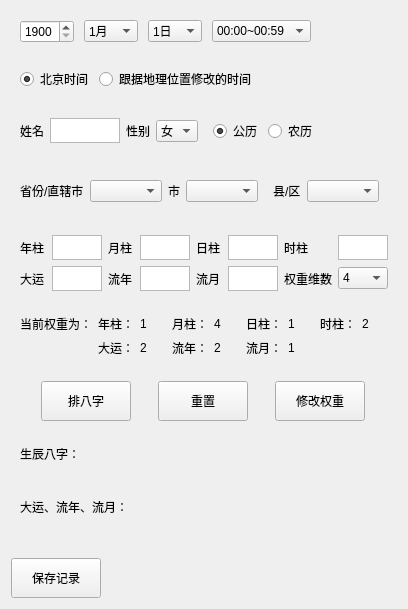
     <widget class="QWidget" name="widgetInput" native="true">
      <layout class="QVBoxLayout" name="verticalLayout_3">
       <item alignment="Qt::AlignLeft">
        <widget class="QWidget" name="widgetTime" native="true">
         <property name="maximumSize">
          <size>
           <width>16777215</width>
           <height>50</height>
          </size>
         </property>
         <layout class="QHBoxLayout" name="horizontalLayout_3">
          <property name="spacing">
           <number>10</number>
          </property>
          <item>
           <widget class="QSpinBox" name="spinYear">
            <property name="minimumSize">
             <size>
              <width>0</width>
              <height>0</height>
             </size>
            </property>
            <property name="minimum">
             <number>1900</number>
            </property>
            <property name="maximum">
             <number>2100</number>
            </property>
           </widget>
          </item>
          <item>
           <widget class="QComboBox" name="comboMonth">
            <item>
             <property name="text">
              <string>1月</string>
             </property>
            </item>
            <item>
             <property name="text">
              <string>2月</string>
             </property>
            </item>
            <item>
             <property name="text">
              <string>3月</string>
             </property>
            </item>
            <item>
             <property name="text">
              <string>4月</string>
             </property>
            </item>
            <item>
             <property name="text">
              <string>5月</string>
             </property>
            </item>
            <item>
             <property name="text">
              <string>6月</string>
             </property>
            </item>
            <item>
             <property name="text">
              <string>7月</string>
             </property>
            </item>
            <item>
             <property name="text">
              <string>8月</string>
             </property>
            </item>
            <item>
             <property name="text">
              <string>9月</string>
             </property>
            </item>
            <item>
             <property name="text">
              <string>10月</string>
             </property>
            </item>
            <item>
             <property name="text">
              <string>11月</string>
             </property>
            </item>
            <item>
             <property name="text">
              <string>12月</string>
             </property>
            </item>
           </widget>
          </item>
          <item>
           <widget class="QComboBox" name="comboDay">
            <item>
             <property name="text">
              <string>1日</string>
             </property>
            </item>
            <item>
             <property name="text">
              <string>2日</string>
             </property>
            </item>
            <item>
             <property name="text">
              <string>3日</string>
             </property>
            </item>
            <item>
             <property name="text">
              <string>4日</string>
             </property>
            </item>
            <item>
             <property name="text">
              <string>5日</string>
             </property>
            </item>
            <item>
             <property name="text">
              <string>6日</string>
             </property>
            </item>
            <item>
             <property name="text">
              <string>7日</string>
             </property>
            </item>
            <item>
             <property name="text">
              <string>8日</string>
             </property>
            </item>
            <item>
             <property name="text">
              <string>9日</string>
             </property>
            </item>
            <item>
             <property name="text">
              <string>10日</string>
             </property>
            </item>
            <item>
             <property name="text">
              <string>11日</string>
             </property>
            </item>
            <item>
             <property name="text">
              <string>12日</string>
             </property>
            </item>
            <item>
             <property name="text">
              <string>13日</string>
             </property>
            </item>
            <item>
             <property name="text">
              <string>14日</string>
             </property>
            </item>
            <item>
             <property name="text">
              <string>15日</string>
             </property>
            </item>
            <item>
             <property name="text">
              <string>16日</string>
             </property>
            </item>
            <item>
             <property name="text">
              <string>17日</string>
             </property>
            </item>
            <item>
             <property name="text">
              <string>18日</string>
             </property>
            </item>
            <item>
             <property name="text">
              <string>19日</string>
             </property>
            </item>
            <item>
             <property name="text">
              <string>20日</string>
             </property>
            </item>
            <item>
             <property name="text">
              <string>21日</string>
             </property>
            </item>
            <item>
             <property name="text">
              <string>22日</string>
             </property>
            </item>
            <item>
             <property name="text">
              <string>23日</string>
             </property>
            </item>
            <item>
             <property name="text">
              <string>24日</string>
             </property>
            </item>
            <item>
             <property name="text">
              <string>25日</string>
             </property>
            </item>
            <item>
             <property name="text">
              <string>26日</string>
             </property>
            </item>
            <item>
             <property name="text">
              <string>27日</string>
             </property>
            </item>
            <item>
             <property name="text">
              <string>28日</string>
             </property>
            </item>
            <item>
             <property name="text">
              <string>29日</string>
             </property>
            </item>
            <item>
             <property name="text">
              <string>30日</string>
             </property>
            </item>
            <item>
             <property name="text">
              <string>31日</string>
             </property>
            </item>
           </widget>
          </item>
          <item>
           <widget class="QComboBox" name="comboTime">
            <item>
             <property name="text">
              <string>00:00~00:59</string>
             </property>
            </item>
            <item>
             <property name="text">
              <string>01:00~01:59</string>
             </property>
            </item>
            <item>
             <property name="text">
              <string>02:00~02:59</string>
             </property>
            </item>
            <item>
             <property name="text">
              <string>03:00~03:59</string>
             </property>
            </item>
            <item>
             <property name="text">
              <string>04:00~04:59</string>
             </property>
            </item>
            <item>
             <property name="text">
              <string>05:00~05:59</string>
             </property>
            </item>
            <item>
             <property name="text">
              <string>06:00~06:59</string>
             </property>
            </item>
            <item>
             <property name="text">
              <string>07:00~07:59</string>
             </property>
            </item>
            <item>
             <property name="text">
              <string>08:00~08:59</string>
             </property>
            </item>
            <item>
             <property name="text">
              <string>09:00~09:59</string>
             </property>
            </item>
            <item>
             <property name="text">
              <string>10:00~10:59</string>
             </property>
            </item>
            <item>
             <property name="text">
              <string>11:00~12:59</string>
             </property>
            </item>
            <item>
             <property name="text">
              <string>13:00~13:59</string>
             </property>
            </item>
            <item>
             <property name="text">
              <string>14:00~14:59</string>
             </property>
            </item>
            <item>
             <property name="text">
              <string>15:00~15:59</string>
             </property>
            </item>
            <item>
             <property name="text">
              <string>16:00~16:59</string>
             </property>
            </item>
            <item>
             <property name="text">
              <string>17:00~17:59</string>
             </property>
            </item>
            <item>
             <property name="text">
              <string>18:00~18:59</string>
             </property>
            </item>
            <item>
             <property name="text">
              <string>19:00~19:59</string>
             </property>
            </item>
            <item>
             <property name="text">
              <string>20:00~20:59</string>
             </property>
            </item>
            <item>
             <property name="text">
              <string>21:00~21:59</string>
             </property>
            </item>
            <item>
             <property name="text">
              <string>22:00~22:59</string>
             </property>
            </item>
            <item>
             <property name="text">
              <string>23:00~23:59</string>
             </property>
            </item>
           </widget>
          </item>
         </layout>
        </widget>
       </item>
       <item alignment="Qt::AlignLeft">
        <widget class="QWidget" name="widgetStandardTime" native="true">
         <layout class="QHBoxLayout" name="horizontalLayout_10">
          <item>
           <widget class="QRadioButton" name="radBtnBeiJingTime">
            <property name="text">
             <string>北京时间</string>
            </property>
            <property name="checked">
             <bool>true</bool>
            </property>
           </widget>
          </item>
          <item>
           <widget class="QRadioButton" name="radBtnZoneTime">
            <property name="text">
             <string>跟据地理位置修改的时间</string>
            </property>
           </widget>
          </item>
         </layout>
        </widget>
       </item>
       <item alignment="Qt::AlignLeft">
        <widget class="QWidget" name="widgetName" native="true">
         <property name="maximumSize">
          <size>
           <width>16777215</width>
           <height>50</height>
          </size>
         </property>
         <layout class="QHBoxLayout" name="horizontalLayout_4">
          <item>
           <widget class="QLabel" name="labelName">
            <property name="text">
             <string>姓名</string>
            </property>
           </widget>
          </item>
          <item>
           <widget class="QTextEdit" name="editName">
            <property name="maximumSize">
             <size>
              <width>70</width>
              <height>25</height>
             </size>
            </property>
           </widget>
          </item>
          <item>
           <widget class="QLabel" name="labelSex">
            <property name="text">
             <string>性别</string>
            </property>
           </widget>
          </item>
          <item>
           <widget class="QComboBox" name="comboSex">
            <item>
             <property name="text">
              <string>女</string>
             </property>
            </item>
            <item>
             <property name="text">
              <string>男</string>
             </property>
            </item>
           </widget>
          </item>
          <item>
           <widget class="QWidget" name="widgetIsLunar" native="true">
            <property name="maximumSize">
             <size>
              <width>16777215</width>
              <height>50</height>
             </size>
            </property>
            <layout class="QHBoxLayout" name="horizontalLayout_5">
             <item>
              <widget class="QRadioButton" name="radBtnSolar">
               <property name="text">
                <string>公历</string>
               </property>
               <property name="checked">
                <bool>true</bool>
               </property>
              </widget>
             </item>
             <item>
              <widget class="QRadioButton" name="radBtnLunar">
               <property name="text">
                <string>农历</string>
               </property>
              </widget>
             </item>
            </layout>
           </widget>
          </item>
         </layout>
        </widget>
       </item>
       <item alignment="Qt::AlignLeft">
        <widget class="QWidget" name="widgetProvince" native="true">
         <layout class="QHBoxLayout" name="horizontalLayout_7">
          <item>
           <widget class="QLabel" name="label_5">
            <property name="text">
             <string>省份/直辖市</string>
            </property>
           </widget>
          </item>
          <item>
           <widget class="QComboBox" name="comboProvince"/>
          </item>
          <item>
           <widget class="QLabel" name="label_6">
            <property name="text">
             <string>市</string>
            </property>
           </widget>
          </item>
          <item>
           <widget class="QComboBox" name="comboCity"/>
          </item>
          <item>
           <widget class="QWidget" name="widgetCounty" native="true">
            <layout class="QHBoxLayout" name="horizontalLayout_9">
             <item>
              <widget class="QLabel" name="label_7">
               <property name="text">
                <string>县/区</string>
               </property>
              </widget>
             </item>
             <item>
              <widget class="QComboBox" name="comboCounty"/>
             </item>
            </layout>
           </widget>
          </item>
         </layout>
        </widget>
       </item>
       <item>
        <widget class="QWidget" name="widgetWeights" native="true">
         <property name="maximumSize">
          <size>
           <width>16777215</width>
           <height>16777208</height>
          </size>
         </property>
         <layout class="QGridLayout" name="gridLayout_2">
          <item row="0" column="4">
           <widget class="QLabel" name="label_10">
            <property name="text">
             <string>日柱</string>
            </property>
           </widget>
          </item>
          <item row="1" column="4">
           <widget class="QLabel" name="label_14">
            <property name="text">
             <string>流月</string>
            </property>
           </widget>
          </item>
          <item row="1" column="2">
           <widget class="QLabel" name="label_13">
            <property name="text">
             <string>流年</string>
            </property>
           </widget>
          </item>
          <item row="0" column="7">
           <widget class="QTextEdit" name="editHourWeight">
            <property name="maximumSize">
             <size>
              <width>50</width>
              <height>25</height>
             </size>
            </property>
            <property name="html">
             <string>&lt;!DOCTYPE HTML PUBLIC &quot;-//W3C//DTD HTML 4.0//EN&quot; &quot;http://www.w3.org/TR/REC-html40/strict.dtd&quot;&gt;
&lt;html&gt;&lt;head&gt;&lt;meta name=&quot;qrichtext&quot; content=&quot;1&quot; /&gt;&lt;style type=&quot;text/css&quot;&gt;
p, li { white-space: pre-wrap; }
&lt;/style&gt;&lt;/head&gt;&lt;body style=&quot; font-family:'SimSun'; font-size:9pt; font-weight:400; font-style:normal;&quot;&gt;
&lt;p style=&quot;-qt-paragraph-type:empty; margin-top:0px; margin-bottom:0px; margin-left:0px; margin-right:0px; -qt-block-indent:0; text-indent:0px;&quot;&gt;&lt;br /&gt;&lt;/p&gt;&lt;/body&gt;&lt;/html&gt;</string>
            </property>
           </widget>
          </item>
          <item row="0" column="6">
           <widget class="QLabel" name="label_11">
            <property name="text">
             <string>时柱</string>
            </property>
           </widget>
          </item>
          <item row="0" column="2">
           <widget class="QLabel" name="label_9">
            <property name="text">
             <string>月柱</string>
            </property>
           </widget>
          </item>
          <item row="1" column="7">
           <widget class="QComboBox" name="comboElems">
            <property name="maximumSize">
             <size>
              <width>50</width>
              <height>16777215</height>
             </size>
            </property>
            <item>
             <property name="text">
              <string>4</string>
             </property>
            </item>
            <item>
             <property name="text">
              <string>5</string>
             </property>
            </item>
           </widget>
          </item>
          <item row="1" column="3">
           <widget class="QTextEdit" name="editLiuNianWeight">
            <property name="maximumSize">
             <size>
              <width>50</width>
              <height>25</height>
             </size>
            </property>
            <property name="html">
             <string>&lt;!DOCTYPE HTML PUBLIC &quot;-//W3C//DTD HTML 4.0//EN&quot; &quot;http://www.w3.org/TR/REC-html40/strict.dtd&quot;&gt;
&lt;html&gt;&lt;head&gt;&lt;meta name=&quot;qrichtext&quot; content=&quot;1&quot; /&gt;&lt;style type=&quot;text/css&quot;&gt;
p, li { white-space: pre-wrap; }
&lt;/style&gt;&lt;/head&gt;&lt;body style=&quot; font-family:'SimSun'; font-size:9pt; font-weight:400; font-style:normal;&quot;&gt;
&lt;p style=&quot;-qt-paragraph-type:empty; margin-top:0px; margin-bottom:0px; margin-left:0px; margin-right:0px; -qt-block-indent:0; text-indent:0px;&quot;&gt;&lt;br /&gt;&lt;/p&gt;&lt;/body&gt;&lt;/html&gt;</string>
            </property>
           </widget>
          </item>
          <item row="0" column="0">
           <widget class="QLabel" name="label_8">
            <property name="text">
             <string>年柱</string>
            </property>
           </widget>
          </item>
          <item row="0" column="5">
           <widget class="QTextEdit" name="editDayWeight">
            <property name="maximumSize">
             <size>
              <width>50</width>
              <height>25</height>
             </size>
            </property>
            <property name="html">
             <string>&lt;!DOCTYPE HTML PUBLIC &quot;-//W3C//DTD HTML 4.0//EN&quot; &quot;http://www.w3.org/TR/REC-html40/strict.dtd&quot;&gt;
&lt;html&gt;&lt;head&gt;&lt;meta name=&quot;qrichtext&quot; content=&quot;1&quot; /&gt;&lt;style type=&quot;text/css&quot;&gt;
p, li { white-space: pre-wrap; }
&lt;/style&gt;&lt;/head&gt;&lt;body style=&quot; font-family:'SimSun'; font-size:9pt; font-weight:400; font-style:normal;&quot;&gt;
&lt;p style=&quot;-qt-paragraph-type:empty; margin-top:0px; margin-bottom:0px; margin-left:0px; margin-right:0px; -qt-block-indent:0; text-indent:0px;&quot;&gt;&lt;br /&gt;&lt;/p&gt;&lt;/body&gt;&lt;/html&gt;</string>
            </property>
           </widget>
          </item>
          <item row="1" column="0">
           <widget class="QLabel" name="label_12">
            <property name="text">
             <string>大运</string>
            </property>
           </widget>
          </item>
          <item row="1" column="6">
           <widget class="QLabel" name="label">
            <property name="text">
             <string>权重维数</string>
            </property>
           </widget>
          </item>
          <item row="0" column="3">
           <widget class="QTextEdit" name="editMonthWeight">
            <property name="maximumSize">
             <size>
              <width>50</width>
              <height>25</height>
             </size>
            </property>
            <property name="html">
             <string>&lt;!DOCTYPE HTML PUBLIC &quot;-//W3C//DTD HTML 4.0//EN&quot; &quot;http://www.w3.org/TR/REC-html40/strict.dtd&quot;&gt;
&lt;html&gt;&lt;head&gt;&lt;meta name=&quot;qrichtext&quot; content=&quot;1&quot; /&gt;&lt;style type=&quot;text/css&quot;&gt;
p, li { white-space: pre-wrap; }
&lt;/style&gt;&lt;/head&gt;&lt;body style=&quot; font-family:'SimSun'; font-size:9pt; font-weight:400; font-style:normal;&quot;&gt;
&lt;p style=&quot;-qt-paragraph-type:empty; margin-top:0px; margin-bottom:0px; margin-left:0px; margin-right:0px; -qt-block-indent:0; text-indent:0px;&quot;&gt;&lt;br /&gt;&lt;/p&gt;&lt;/body&gt;&lt;/html&gt;</string>
            </property>
           </widget>
          </item>
          <item row="1" column="5">
           <widget class="QTextEdit" name="editLiuYueWeight">
            <property name="maximumSize">
             <size>
              <width>50</width>
              <height>25</height>
             </size>
            </property>
            <property name="html">
             <string>&lt;!DOCTYPE HTML PUBLIC &quot;-//W3C//DTD HTML 4.0//EN&quot; &quot;http://www.w3.org/TR/REC-html40/strict.dtd&quot;&gt;
&lt;html&gt;&lt;head&gt;&lt;meta name=&quot;qrichtext&quot; content=&quot;1&quot; /&gt;&lt;style type=&quot;text/css&quot;&gt;
p, li { white-space: pre-wrap; }
&lt;/style&gt;&lt;/head&gt;&lt;body style=&quot; font-family:'SimSun'; font-size:9pt; font-weight:400; font-style:normal;&quot;&gt;
&lt;p style=&quot;-qt-paragraph-type:empty; margin-top:0px; margin-bottom:0px; margin-left:0px; margin-right:0px; -qt-block-indent:0; text-indent:0px;&quot;&gt;&lt;br /&gt;&lt;/p&gt;&lt;/body&gt;&lt;/html&gt;</string>
            </property>
           </widget>
          </item>
          <item row="1" column="1">
           <widget class="QTextEdit" name="editDaYunWeight">
            <property name="maximumSize">
             <size>
              <width>50</width>
              <height>25</height>
             </size>
            </property>
            <property name="html">
             <string>&lt;!DOCTYPE HTML PUBLIC &quot;-//W3C//DTD HTML 4.0//EN&quot; &quot;http://www.w3.org/TR/REC-html40/strict.dtd&quot;&gt;
&lt;html&gt;&lt;head&gt;&lt;meta name=&quot;qrichtext&quot; content=&quot;1&quot; /&gt;&lt;style type=&quot;text/css&quot;&gt;
p, li { white-space: pre-wrap; }
&lt;/style&gt;&lt;/head&gt;&lt;body style=&quot; font-family:'SimSun'; font-size:9pt; font-weight:400; font-style:normal;&quot;&gt;
&lt;p style=&quot;-qt-paragraph-type:empty; margin-top:0px; margin-bottom:0px; margin-left:0px; margin-right:0px; -qt-block-indent:0; text-indent:0px;&quot;&gt;&lt;br /&gt;&lt;/p&gt;&lt;/body&gt;&lt;/html&gt;</string>
            </property>
           </widget>
          </item>
          <item row="0" column="1">
           <widget class="QTextEdit" name="editYearWight">
            <property name="maximumSize">
             <size>
              <width>50</width>
              <height>25</height>
             </size>
            </property>
            <property name="html">
             <string>&lt;!DOCTYPE HTML PUBLIC &quot;-//W3C//DTD HTML 4.0//EN&quot; &quot;http://www.w3.org/TR/REC-html40/strict.dtd&quot;&gt;
&lt;html&gt;&lt;head&gt;&lt;meta name=&quot;qrichtext&quot; content=&quot;1&quot; /&gt;&lt;style type=&quot;text/css&quot;&gt;
p, li { white-space: pre-wrap; }
&lt;/style&gt;&lt;/head&gt;&lt;body style=&quot; font-family:'SimSun'; font-size:9pt; font-weight:400; font-style:normal;&quot;&gt;
&lt;p style=&quot;-qt-paragraph-type:empty; margin-top:0px; margin-bottom:0px; margin-left:0px; margin-right:0px; -qt-block-indent:0; text-indent:0px;&quot;&gt;&lt;br /&gt;&lt;/p&gt;&lt;/body&gt;&lt;/html&gt;</string>
            </property>
           </widget>
          </item>
         </layout>
        </widget>
       </item>
       <item>
        <widget class="QWidget" name="widgetWeightsInfo" native="true">
         <layout class="QGridLayout" name="gridLayout_3">
          <item row="1" column="5">
           <widget class="QLabel" name="lbLiuNianWeight">
            <property name="text">
             <string>2</string>
            </property>
           </widget>
          </item>
          <item row="0" column="3">
           <widget class="QLabel" name="lbYearWeight">
            <property name="text">
             <string>1</string>
            </property>
           </widget>
          </item>
          <item row="1" column="2">
           <widget class="QLabel" name="label_24">
            <property name="text">
             <string>大运：</string>
            </property>
           </widget>
          </item>
          <item row="0" column="5">
           <widget class="QLabel" name="lbMonthWeight">
            <property name="text">
             <string>4</string>
            </property>
           </widget>
          </item>
          <item row="0" column="7">
           <widget class="QLabel" name="lbDayWeight">
            <property name="text">
             <string>1</string>
            </property>
           </widget>
          </item>
          <item row="0" column="8">
           <widget class="QLabel" name="label_22">
            <property name="text">
             <string>时柱：</string>
            </property>
           </widget>
          </item>
          <item row="0" column="4">
           <widget class="QLabel" name="label_17">
            <property name="text">
             <string>月柱：</string>
            </property>
           </widget>
          </item>
          <item row="0" column="2">
           <widget class="QLabel" name="label_15">
            <property name="text">
             <string>年柱：</string>
            </property>
           </widget>
          </item>
          <item row="1" column="3">
           <widget class="QLabel" name="lbDaYunWeight">
            <property name="text">
             <string>2</string>
            </property>
           </widget>
          </item>
          <item row="0" column="9">
           <widget class="QLabel" name="lbHourWeight">
            <property name="text">
             <string>2</string>
            </property>
           </widget>
          </item>
          <item row="0" column="6">
           <widget class="QLabel" name="label_20">
            <property name="text">
             <string>日柱：</string>
            </property>
           </widget>
          </item>
          <item row="1" column="4">
           <widget class="QLabel" name="label_26">
            <property name="text">
             <string>流年：</string>
            </property>
           </widget>
          </item>
          <item row="1" column="6">
           <widget class="QLabel" name="label_28">
            <property name="text">
             <string>流月：</string>
            </property>
           </widget>
          </item>
          <item row="0" column="0">
           <widget class="QLabel" name="label_18">
            <property name="text">
             <string>当前权重为：</string>
            </property>
           </widget>
          </item>
          <item row="1" column="7">
           <widget class="QLabel" name="lbLiuYueWeight">
            <property name="text">
             <string>1</string>
            </property>
           </widget>
          </item>
         </layout>
        </widget>
       </item>
       <item>
        <widget class="QWidget" name="widgetBtns" native="true">
         <layout class="QGridLayout" name="gridLayout">
          <item row="2" column="2">
           <widget class="QPushButton" name="btnReset">
            <property name="minimumSize">
             <size>
              <width>90</width>
              <height>40</height>
             </size>
            </property>
            <property name="maximumSize">
             <size>
              <width>90</width>
              <height>40</height>
             </size>
            </property>
            <property name="text">
             <string>重置</string>
            </property>
           </widget>
          </item>
          <item row="2" column="3">
           <widget class="QPushButton" name="btnChangeWeight">
            <property name="minimumSize">
             <size>
              <width>90</width>
              <height>40</height>
             </size>
            </property>
            <property name="maximumSize">
             <size>
              <width>90</width>
              <height>40</height>
             </size>
            </property>
            <property name="text">
             <string>修改权重</string>
            </property>
           </widget>
          </item>
          <item row="2" column="0">
           <widget class="QPushButton" name="btnCalculate">
            <property name="minimumSize">
             <size>
              <width>90</width>
              <height>40</height>
             </size>
            </property>
            <property name="maximumSize">
             <size>
              <width>90</width>
              <height>40</height>
             </size>
            </property>
            <property name="text">
             <string>排八字</string>
            </property>
           </widget>
          </item>
         </layout>
        </widget>
       </item>
       <item>
        <widget class="QWidget" name="widgetBaZiInfo" native="true">
         <property name="maximumSize">
          <size>
           <width>200</width>
           <height>16777215</height>
          </size>
         </property>
         <layout class="QVBoxLayout" name="verticalLayout_5">
          <item>
           <widget class="QLabel" name="label_16">
            <property name="minimumSize">
             <size>
              <width>182</width>
              <height>20</height>
             </size>
            </property>
            <property name="maximumSize">
             <size>
              <width>182</width>
              <height>20</height>
             </size>
            </property>
            <property name="text">
             <string>生辰八字：</string>
            </property>
            <property name="alignment">
             <set>Qt::AlignLeading|Qt::AlignLeft|Qt::AlignTop</set>
            </property>
           </widget>
          </item>
          <item>
           <widget class="QLabel" name="labelBaZi">
            <property name="minimumSize">
             <size>
              <width>182</width>
              <height>20</height>
             </size>
            </property>
            <property name="maximumSize">
             <size>
              <width>182</width>
              <height>20</height>
             </size>
            </property>
            <property name="text">
             <string/>
            </property>
           </widget>
          </item>
          <item>
           <widget class="QLabel" name="label_21">
            <property name="minimumSize">
             <size>
              <width>182</width>
              <height>20</height>
             </size>
            </property>
            <property name="maximumSize">
             <size>
              <width>182</width>
              <height>20</height>
             </size>
            </property>
            <property name="text">
             <string>大运、流年、流月：</string>
            </property>
           </widget>
          </item>
          <item>
           <widget class="QLabel" name="labelDaYun">
            <property name="minimumSize">
             <size>
              <width>182</width>
              <height>20</height>
             </size>
            </property>
            <property name="maximumSize">
             <size>
              <width>182</width>
              <height>20</height>
             </size>
            </property>
            <property name="text">
             <string/>
            </property>
           </widget>
          </item>
         </layout>
        </widget>
       </item>
       <item>
        <widget class="QPushButton" name="btnSave">
         <property name="minimumSize">
          <size>
           <width>90</width>
           <height>40</height>
          </size>
         </property>
         <property name="maximumSize">
          <size>
           <width>90</width>
           <height>40</height>
          </size>
         </property>
         <property name="text">
          <string>保存记录</string>
         </property>
        </widget>
       </item>
      </layout>
     </widget>
